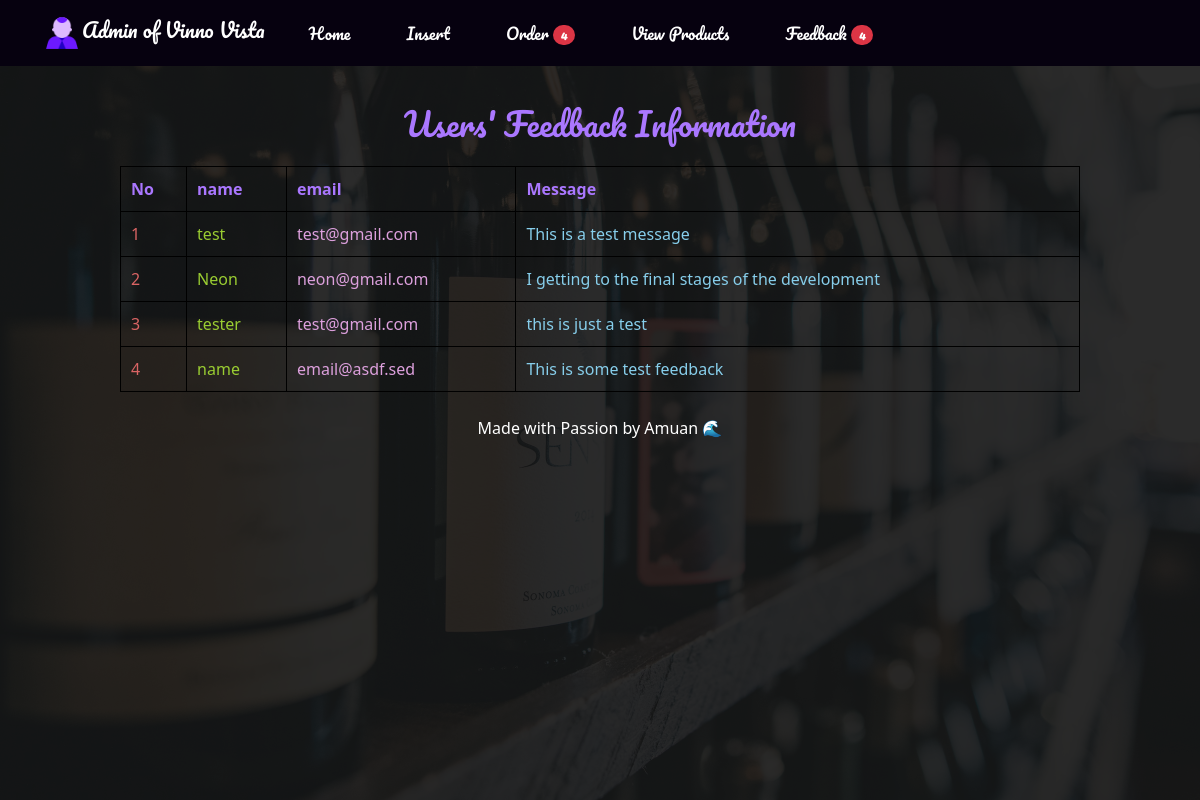
/admin/feedback.php (signed in), run on the app's committed database.
### tables this page shows
CREATE TABLE IF NOT EXISTS `feedback` (
  `fb_id` int(11) NOT NULL AUTO_INCREMENT,
  `name` char(50) NOT NULL,
  `email` varchar(50) NOT NULL,
  `message` varchar(255) NOT NULL,
  PRIMARY KEY (`fb_id`)
);

### admin/feedback.php (the view, shortened to what this page needs)
<?php
if($_SESSION['admin']!=1){
    header('location:index.php');
}else{
?>
  <?php include('templates/header.php'); ?>
<link rel="stylesheet" href="CSS/feedback.css">
    <h2 class="text-center font my-4 animate__animated animate__zoomIn "><font color='#AA77FF'>Users' Feedback Information</font></h2>
    <table border="1" class='animate__animated animate__fadeIn' >
        <thead>
            <tr class="table-header">
                <th class="white">No</th>
                <th class="white">name</th>
                <th class="white">email</th>
                <th class="white">Message</th>
            </tr>
        </thead>
        <tbody>
        <?php
$data="SELECT * FROM feedback";
$val=mysql_query($data);
$count = 0;
?>
<?php
while(list($id,$name,$email,$mes) = mysql_fetch_array($val))
{ $count += 1; ?>
        <tr>
            <td class="red " data-label="id"><?php echo $count; ?></td>
            <td class="yellow" data-label="name"><?php echo $name; ?></td>
            <td class="pink" data-label="email"><?php echo $email; ?></td>
            <td class="blue" data-label="Message"><?php echo $mes; ?></td>
        </tr>
        <?php
}
?>
    </tbody>
    </table>
  <?php include('templates/footer.php');
}?>

### admin/CSS/style.css (style rules this page uses)
.font { font-family: 'Pacifico', cursive; color: white !important; }
body { background-image: url('../admin-img/admin-wine.png'); background-size: cover; background-attachment: fixed; }
:root { --animate-delay: 3s !important; }

### admin/CSS/feedback.css (style rules this page uses)
.font { font-family: 'Pacifico', cursive; color: white !important; }
body { background-image: url('../admin-img/wpp-wine-1.jpg') !important; background-size: cover; background-attachment: fixed; }
table { width: 80%; margin: auto; margin-top: 10px; border-collapse: collapse; }
td,th { padding: 10px; border: 1px solid black; }
.white { color: #AA77FF !important; }
.blue { color:skyblue !important; }
.red { color:rgb(218, 100, 100) !important; }
.yellow { color:yellowgreen !important; }
.pink { color: plum !important; }

### data on the page
feedback: name "test", email "test@gmail.com", message "This is a test message"
feedback: name "Neon", email "neon@gmail.com", message "I getting to the final stages of the development"
feedback: name "tester", email "test@gmail.com", message "this is just a test"
feedback: name "name", email "email@asdf.sed", message "This is some test feedback"

### other printed values
$ocount "4"
$fcount "4"
